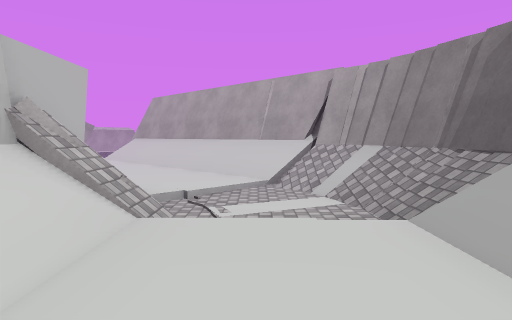
view 1 (above)

15 first-person views from a walk through a 3-D level made in the Unity game engine. The camera is 1.5 m above the floor, tilts 4° down and sees 75° across. The floor is counted in squares, 2 m on a side. Each view is taken from the middle of a square. On the plan, view 1 faces up. The plan holds only what a view shows up to about 11 squares ahead; the rest is blank. The place goes on beyond the plan. The player is left out. Some surface patterns are stand-ins.

view 2
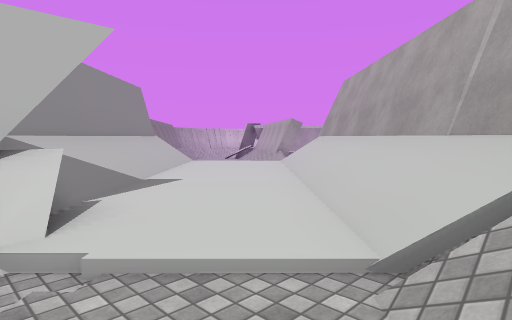

view 3
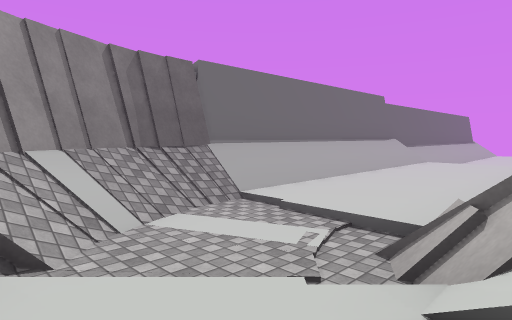

view 4
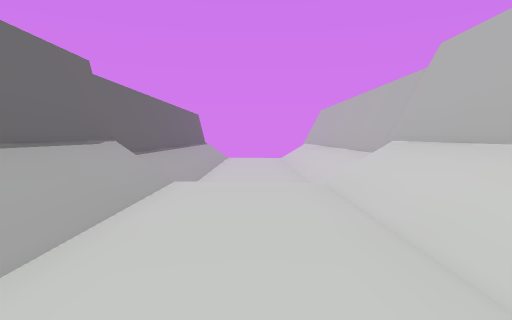

view 5
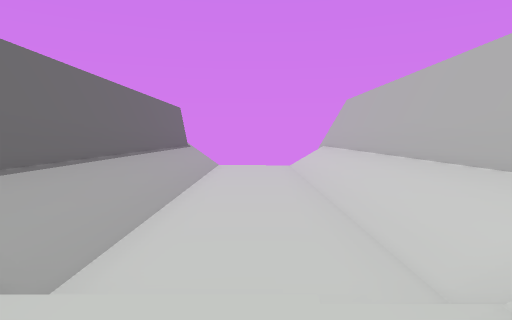

view 6
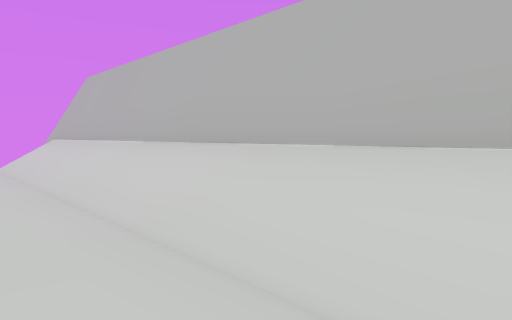

view 7
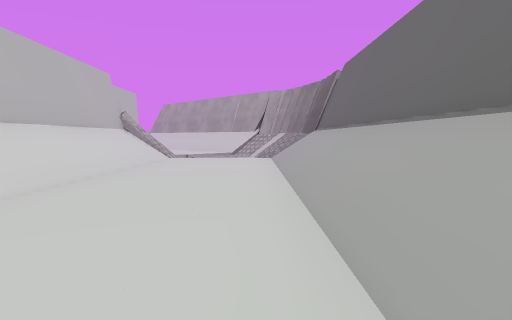

view 8
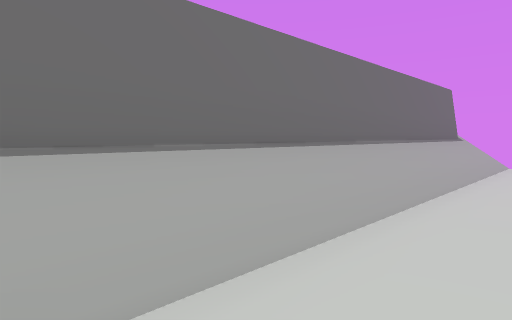

view 9
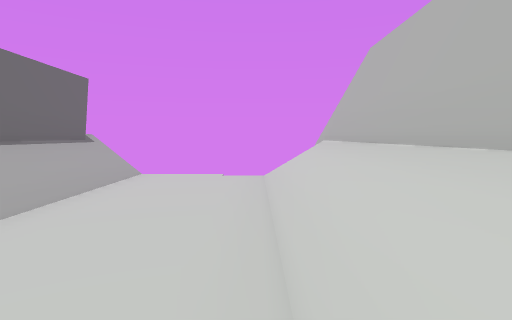

view 10
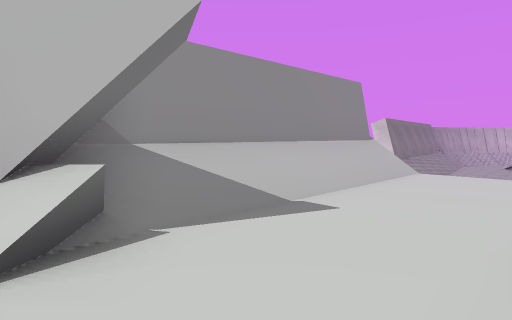

view 11
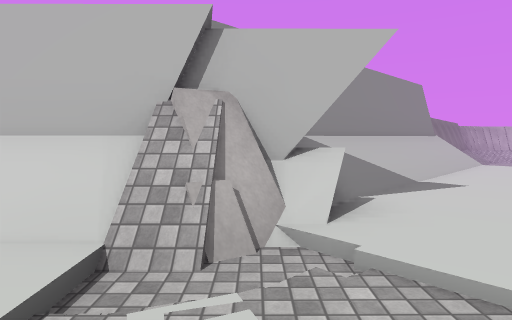

view 12
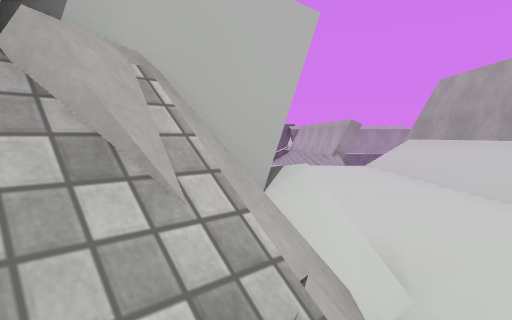

view 13
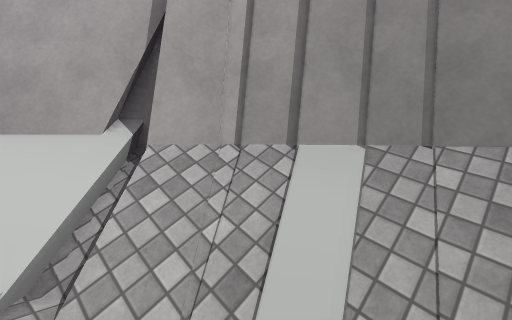

view 14
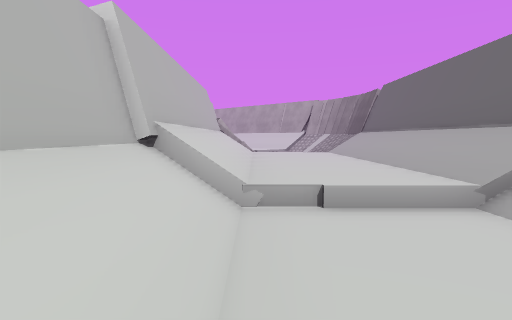

view 15
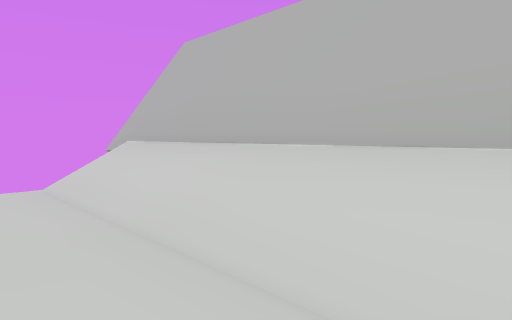

### Floor plan
Key: @ floor where view 1 was taken; # wall or solid block; x gap in a wall; . main floor; - floor 0.25 m lower than the main floor; _ floor 0.5 m lower than the main floor; / step, stairs or slope.
Columns run from 8 left of view 1 to 3 right of it. Each row starts with its distance up from view 1.
 12     x
 11    //##
 10   ..//##
  9 x/...//##
  8 ##/...//##
  7  ##/...//##
  6   ##/...//#
  5    ##//.-/##
  4     ###/--/#
  3      #//.-/#
  2       /.../#
  1       /.../#
  0       /.@./#
 -1       /.../#
 -2       /.../#
 -3       /.../#
 -4      #/.../#
 -5      #/___/#
 -6      #/___/#
 -7      #/___/#
 -8      #/___/#
 -9      #/___/#
-10      #/___/#
-11      #/___/#
-12      #/___/#
-13      #/___/#
-14      ##___/#
-15            #

Where each view was taken, in squares from view 1:
view 1: 0 up, 0 right, facing up
view 2: 4 up, 1 right, facing up-left
view 3: 6 up, 2 left, facing down-right
view 4: 1 up, 0 right, facing down
view 5: 3 down, 0 right, facing down
view 6: 5 down, 0 right, facing down-left
view 7: 5 down, 1 right, facing up
view 8: 5 down, 0 right, facing down-right
view 9: 8 down, 1 left, facing down
view 10: 6 up, 0 right, facing left
view 11: 4 up, 1 right, facing left
view 12: 3 up, 1 left, facing up-left
view 13: 4 up, 0 right, facing up-right
view 14: 8 down, 1 left, facing up
view 15: 9 down, 0 right, facing down-left
